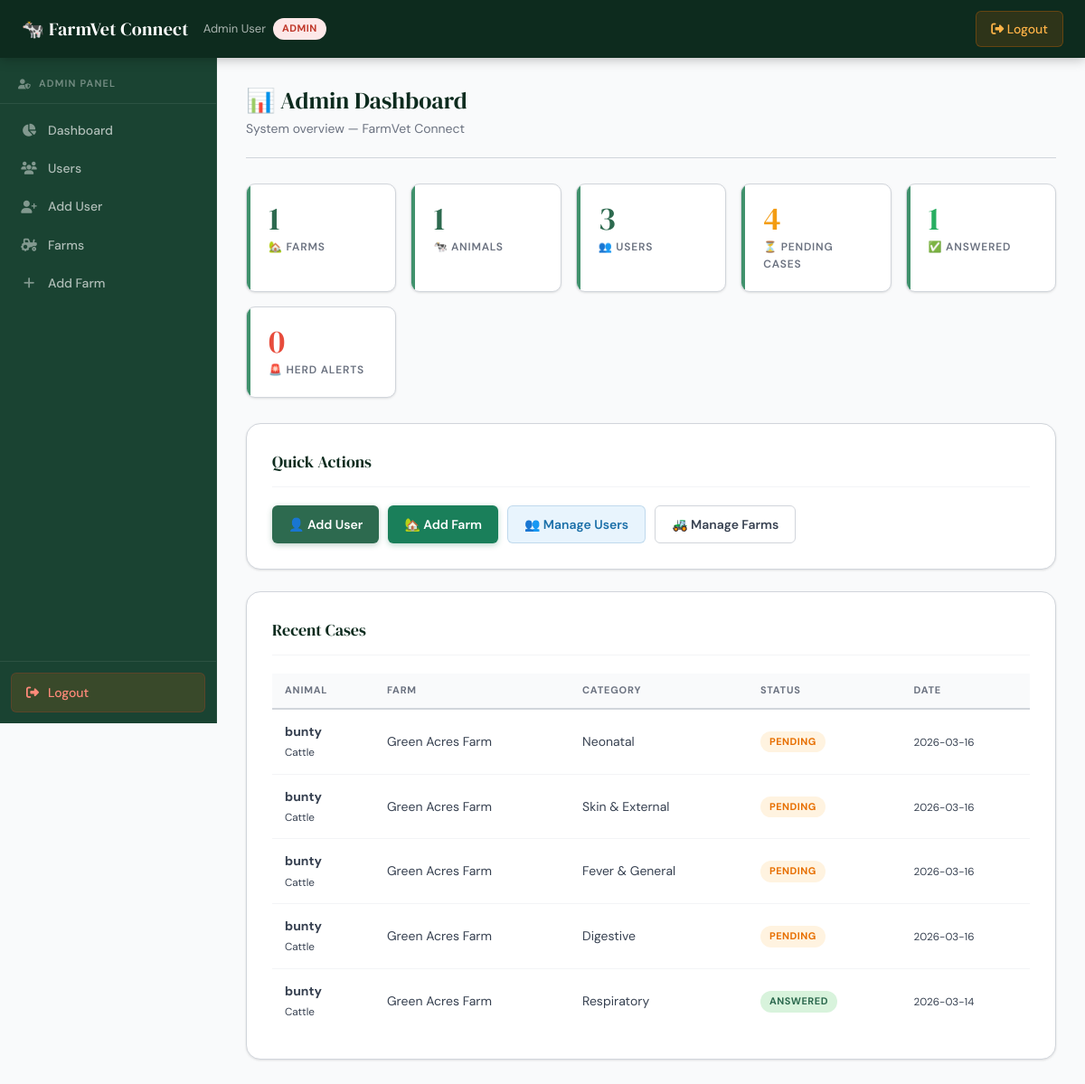
The page /admin/dashboard (signed in) on the database its author committed.
### tables this page shows
CREATE TABLE users (
            id            INTEGER PRIMARY KEY AUTOINCREMENT,
            name          TEXT NOT NULL,
            email         TEXT NOT NULL UNIQUE,
            password_hash TEXT NOT NULL,
            role          TEXT NOT NULL CHECK(role IN ('admin','vet','manager')),
            farm_id       INTEGER REFERENCES farms(id),
            is_enabled    INTEGER DEFAULT 1,
            created_at    DATETIME DEFAULT CURRENT_TIMESTAMP
        );

CREATE TABLE health_reports (
            id                INTEGER PRIMARY KEY AUTOINCREMENT,
            animal_id         INTEGER NOT NULL REFERENCES animals(id),
            manager_id        INTEGER NOT NULL REFERENCES users(id),
            vet_id            INTEGER REFERENCES users(id),
            report_type       TEXT NOT NULL CHECK(report_type IN ('structured','freetext')),
            status            TEXT NOT NULL DEFAULT 'pending'
                                  CHECK(status IN ('pending','answered','closed')),
            symptom_category  TEXT,
            description       TEXT,
            farm_location     TEXT,
            severity_score    INTEGER CHECK(severity_score BETWEEN 1 AND 5),
            disease_code      TEXT,
            created_at        DATETIME DEFAULT CURRENT_TIMESTAMP,
            updated_at        DATETIME DEFAULT CURRENT_TIMESTAMP
        );

CREATE TABLE animals (
            id          INTEGER PRIMARY KEY AUTOINCREMENT,
            farm_id     INTEGER NOT NULL REFERENCES farms(id),
            name        TEXT,
            tag_number  TEXT,
            species     TEXT NOT NULL,
            breed       TEXT,
            dob         DATE,
            sex         TEXT CHECK(sex IN ('Male','Female','Unknown')),
            weight_kg   REAL,
            notes       TEXT,
            created_at  DATETIME DEFAULT CURRENT_TIMESTAMP
        );

CREATE TABLE farms (
            id          INTEGER PRIMARY KEY AUTOINCREMENT,
            name        TEXT NOT NULL,
            owner_name  TEXT,
            location    TEXT,
            region      TEXT,
            latitude    REAL,
            longitude   REAL,
            phone       TEXT,
            email       TEXT,
            is_enabled  INTEGER DEFAULT 1,
            created_at  DATETIME DEFAULT CURRENT_TIMESTAMP
        );

### routes/admin.py (the view)
@admin_bp.route('/dashboard')
@login_required
@admin_required
def dashboard():
    db = get_db()
    stats = {
        'total_users':   db.execute("SELECT COUNT(*) FROM users").fetchone()[0],
        'total_farms':   db.execute("SELECT COUNT(*) FROM farms").fetchone()[0],
        'total_animals': db.execute("SELECT COUNT(*) FROM animals").fetchone()[0],
        'total_reports': db.execute("SELECT COUNT(*) FROM health_reports").fetchone()[0],
        'pending':       db.execute("SELECT COUNT(*) FROM health_reports WHERE status='pending'").fetchone()[0],
        'answered':      db.execute("SELECT COUNT(*) FROM health_reports WHERE status='answered'").fetchone()[0],
        'closed':        db.execute("SELECT COUNT(*) FROM health_reports WHERE status='closed'").fetchone()[0],
        'alerts':        db.execute("SELECT COUNT(*) FROM herd_alerts WHERE resolved=0").fetchone()[0],
    }
    recent_reports = db.execute("""
        SELECT hr.*, a.name as animal_name, a.species,
               f.name as farm_name
        FROM health_reports hr
        JOIN animals a ON hr.animal_id = a.id
        JOIN farms f ON a.farm_id = f.id
        ORDER BY hr.created_at DESC LIMIT 5
    """).fetchall()
    db.close()
    return render_template('admin/dashboard.html',
                           stats=stats, recent_reports=recent_reports)

### app.py (called while the page is built)
def create_app():
    app = Flask(__name__)
    app.config.from_object(Config)
    init_db()
    login_manager = LoginManager()
    login_manager.init_app(app)
    login_manager.login_view = 'auth.login_admin'
    login_manager.login_message = 'Please log in to access this page.'
    @login_manager.user_loader
    def load_user(user_id):
        return get_user_by_id(int(user_id))
    app.register_blueprint(auth_bp)
    app.register_blueprint(admin_bp, url_prefix='/admin')
    app.register_blueprint(manager_bp, url_prefix='/manager')
    app.register_blueprint(vet_bp, url_prefix='/vet')
    return app

### database.py (called while the page is built)
def get_db():
    db_path = current_app.config['DATABASE']
    conn = sqlite3.connect(db_path)
    conn.row_factory = sqlite3.Row   # lets us access columns by name
    conn.execute("PRAGMA foreign_keys = ON")
    return conn

def get_user_by_id(user_id):
    with sqlite3.connect(current_app.config['DATABASE']) as conn:
        conn.row_factory = sqlite3.Row
        row = conn.execute(
            "SELECT id, name, email, role, farm_id FROM users WHERE id = ?",
            (user_id,)
        ).fetchone()
        if row:
            return User(row['id'], row['name'], row['email'],
                        row['role'], row['farm_id'])
    return None

### routes/admin.py (called while the page is built)
def admin_required(f):
    from functools import wraps
    @wraps(f)
    def decorated(*args, **kwargs):
        if not current_user.is_authenticated or current_user.role != 'admin':
            return redirect(url_for('auth.login_admin'))
        return f(*args, **kwargs)
    return decorated

### templates/admin/dashboard.html (shortened to what this page needs)
{% extends 'base.html' %}
{% block content %}
<div class="page-header">
    <div>
        <h1>📊 Admin Dashboard</h1>
        <p class="text-muted">System overview — FarmVet Connect</p>
    </div>
</div>
<div class="stats-grid">
    <div class="stat-card">
        <div class="stat-value">{{ stats.total_farms }}</div>
        <div class="stat-label">🏡 Farms</div>
    </div>
    <div class="stat-card">
        <div class="stat-value">{{ stats.total_animals }}</div>
        <div class="stat-label">🐄 Animals</div>
    </div>
    <div class="stat-card">
        <div class="stat-value">{{ stats.total_users }}</div>
        <div class="stat-label">👥 Users</div>
    </div>
    <div class="stat-card">
        <div class="stat-value" style="color:#f39c12">{{ stats.pending }}</div>
        <div class="stat-label">⏳ Pending Cases</div>
    </div>
    <div class="stat-card">
        <div class="stat-value" style="color:#27ae60">{{ stats.answered }}</div>
        <div class="stat-label">✅ Answered</div>
    </div>
    <div class="stat-card">
        <div class="stat-value" style="color:#e74c3c">{{ stats.alerts }}</div>
        <div class="stat-label">🚨 Herd Alerts</div>
    </div>
</div>
<div class="card">
    <h2>Quick Actions</h2>
    <div class="button-group">
        <a href="{{ url_for('admin.user_add') }}" class="btn btn-primary">
            👤 Add User
        </a>
        <a href="{{ url_for('admin.farm_add') }}" class="btn btn-success">
            🏡 Add Farm
        </a>
        <a href="{{ url_for('admin.users') }}" class="btn btn-info">
            👥 Manage Users
        </a>
        <a href="{{ url_for('admin.farms') }}" class="btn btn-secondary">
            🚜 Manage Farms
        </a>
    </div>
</div>
{% if recent_reports %}
<div class="card">
    <h2>Recent Cases</h2>
    <table class="data-table">
        <thead>
            <tr><th>Animal</th><th>Farm</th><th>Category</th><th>Status</th><th>Date</th></tr>
        </thead>
        <tbody>
            {% for r in recent_reports %}
            <tr>
                <td><strong>{{ r.animal_name or '—' }}</strong><br><small>{{ r.species }}</small></td>
                <td>{{ r.farm_name }}</td>
                <td>{{ r.symptom_category or 'Free text' }}</td>
                <td><span class="badge badge-{{ r.status }}">{{ r.status | capitalize }}</span></td>
                <td><small>{{ r.created_at[:10] }}</small></td>
            </tr>
            {% endfor %}
        </tbody>
    </table>
</div>
{% endif %}
{% endblock %}

### templates/base.html (shortened to what this page needs)
<!DOCTYPE html>
<html lang="en">
<head>
    <link rel="stylesheet" href="https://cdnjs.cloudflare.com/ajax/libs/font-awesome/6.4.0/css/all.min.css">
    <link rel="stylesheet" href="{{ url_for('static', filename='css/style.css') }}">
</head>
<body {% if current_user.is_authenticated %}class="has-sidebar"{% endif %}>
    {% if current_user.is_authenticated %}
    <header class="main-header">
        <div class="header-container">
            <div class="logo-section">
                <h1 class="logo">🐄 FarmVet Connect</h1>
                <span class="user-info">
                    {{ current_user.name }}
                    <span class="badge badge-{{ current_user.role }}">
                        {{ current_user.role | capitalize }}
                    </span>
                </span>
            </div>
            <nav class="main-nav">
                <a href="{{ url_for('auth.logout') }}" class="nav-link logout-link">
                    <i class="fas fa-sign-out-alt"></i> Logout
                </a>
            </nav>
        </div>
    </header>
    <aside class="sidebar">
        <div class="sidebar-header">
            {% if current_user.role == 'admin' %}
                <h2><i class="fas fa-user-shield"></i> Admin Panel</h2>
            {% elif current_user.role == 'manager' %}
                <h2><i class="fas fa-tractor"></i> Farm Manager</h2>
            {% else %}
                <h2><i class="fas fa-stethoscope"></i> Veterinarian</h2>
            {% endif %}
        </div>
        <nav class="sidebar-nav">
            <ul>
                {% if current_user.role == 'admin' %}
                    <li><a href="{{ url_for('admin.dashboard') }}">
                        <i class="fas fa-chart-pie"></i><span>Dashboard</span></a></li>
                    <li><a href="{{ url_for('admin.users') }}">
                        <i class="fas fa-users"></i><span>Users</span></a></li>
                    <li><a href="{{ url_for('admin.user_add') }}">
                        <i class="fas fa-user-plus"></i><span>Add User</span></a></li>
                    <li><a href="{{ url_for('admin.farms') }}">
                        <i class="fas fa-tractor"></i><span>Farms</span></a></li>
                    <li><a href="{{ url_for('admin.farm_add') }}">
                        <i class="fas fa-plus"></i><span>Add Farm</span></a></li>
                {% elif current_user.role == 'manager' %}
                    <li><a href="{{ url_for('manager.home') }}">
                        <i class="fas fa-paw"></i><span>My Animals</span></a></li>
                    <li><a href="{{ url_for('manager.animal_add') }}">
                        <i class="fas fa-plus"></i><span>Add Animal</span></a></li>
                {% endif %}
            </ul>
        </nav>
        <div class="sidebar-footer">
            <a href="{{ url_for('auth.logout') }}" class="logout-link">
                <i class="fas fa-sign-out-alt"></i> Logout
            </a>
        </div>
    </aside>
    {% endif %}
    <main>
        <div class="container">
            {% block content %}{% endblock %}
        </div>
    </main>
</body>
</html>

### rows shown on the page
users: name "Admin User", role "ADMIN"
health_reports: name "bunty", species "Cattle", farm_name "Green Acres Farm", symptom_category "Neonatal", status "PENDING", created_at "2026-03-16"
health_reports: name "bunty", species "Cattle", farm_name "Green Acres Farm", symptom_category "Skin & External", status "PENDING", created_at "2026-03-16"
health_reports: name "bunty", species "Cattle", farm_name "Green Acres Farm", symptom_category "Fever & General", status "PENDING", created_at "2026-03-16"
health_reports: name "bunty", species "Cattle", farm_name "Green Acres Farm", symptom_category "Digestive", status "PENDING", created_at "2026-03-16"
health_reports: name "bunty", species "Cattle", farm_name "Green Acres Farm", symptom_category "Respiratory", status "ANSWERED", created_at "2026-03-14"

### other values the page prints
{{ stats.total_farms }} "1"
{{ stats.total_animals }} "1"
{{ stats.total_users }} "3"
{{ stats.pending }} "4"
{{ stats.answered }} "1"
{{ stats.alerts }} "0"
